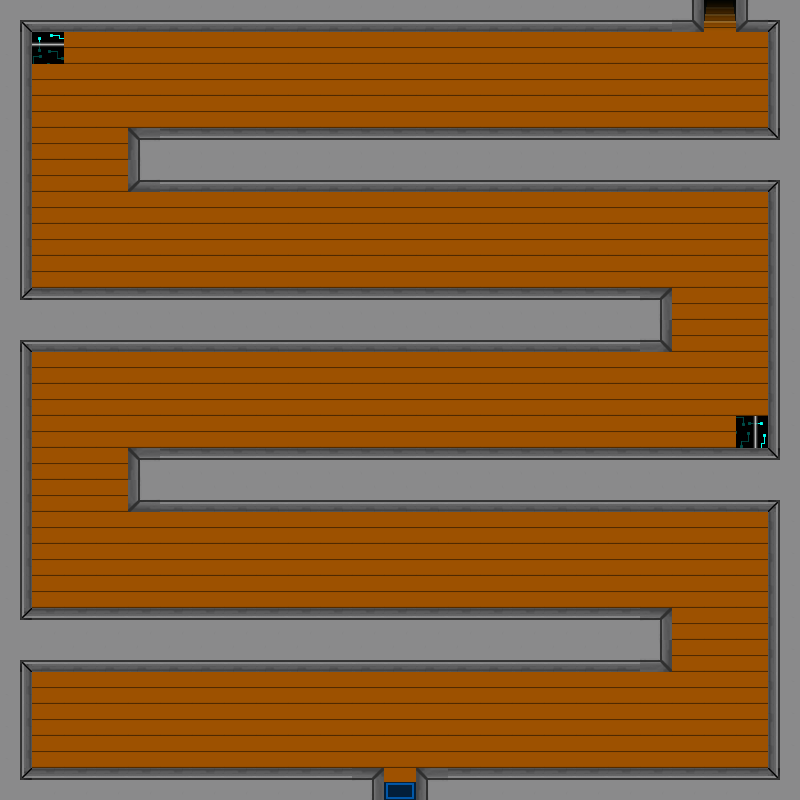

Below is a game level as drawn by its tile map, then a one-line description and the .tmx that defines it (tile-layer data replaced by summaries):
An orthogonal 25x25 tile map with 32x32 px tiles, 3 tile layers (Camada de Tiles 1, Colisoes, Baus), 9 tilesets.

<map version="1.0" orientation="orthogonal" renderorder="right-down" width="25" height="25" tilewidth="32" tileheight="32" nextobjectid="1">
 <tileset firstgid="1" name="Parede" tilewidth="32" tileheight="32">
  <image source="Parede.png" width="96" height="32" />
 </tileset>
 <tileset firstgid="4" name="Tile_Madeira" tilewidth="32" tileheight="32">
  <image source="Tile_Madeira.png" width="32" height="32" />
  <tile id="0">
   <properties>
    <property name="blocked" value="blocked" />
   </properties>
  </tile>
 </tileset>
 <tileset firstgid="5" name="TapeteEntrada" tilewidth="32" tileheight="32">
  <image source="TapeteEntrada.png" width="32" height="32" />
  <tile id="0">
   <properties>
    <property name="door" value="door" />
   </properties>
  </tile>
 </tileset>
 <tileset firstgid="6" name="EscadaDescendo" tilewidth="32" tileheight="32">
  <image source="EscadaDescendo.png" width="32" height="32" />
  <tile id="0">
   <properties>
    <property name="door" value="door" />
   </properties>
  </tile>
 </tileset>
 <tileset firstgid="7" name="EscadaSubindo" tilewidth="32" tileheight="32">
  <image source="EscadaSubindo.png" width="32" height="32" />
  <tile id="0">
   <properties>
    <property name="door" value="door" />
   </properties>
  </tile>
 </tileset>
 <tileset firstgid="8" name="Bau" tilewidth="32" tileheight="32">
  <image source="Bau.png" width="32" height="32" />
  <tile id="0">
   <properties>
    <property name="chest" value="chest" />
   </properties>
  </tile>
 </tileset>
 <tileset firstgid="9" name="ParedeInvisivel" tilewidth="32" tileheight="32">
  <image source="ParedeInvisivel.png" width="32" height="32" />
  <tile id="0">
   <properties>
    <property name="blocked" value="blocked" />
   </properties>
  </tile>
 </tileset>
 <tileset firstgid="10" name="Portal1" tilewidth="32" tileheight="32">
  <image source="Portal1.png" width="32" height="32" />
  <tile id="0">
   <properties>
    <property name="door" value="MapaExterno.tmx" />
   </properties>
  </tile>
 </tileset>
 <tileset firstgid="11" name="Portal2" tilewidth="32" tileheight="32">
  <image source="Portal2.png" width="32" height="32" />
  <tile id="0">
   <properties>
    <property name="door" value="2.oAndarBabi.tmx" />
   </properties>
  </tile>
 </tileset>
 <layer name="Camada de Tiles 1" width="25" height="25">
  <data>[625 cells, 625 non-empty, 6 distinct tile ids]</data>
 </layer>
 <layer name="Colisoes" width="25" height="25" opacity="0.01">
  <data>[625 cells, 625 non-empty, 4 distinct tile ids]</data>
 </layer>
 <layer name="Baus" width="25" height="25">
  <data>[625 cells, 2 non-empty, 1 distinct tile ids]</data>
 </layer>
</map>